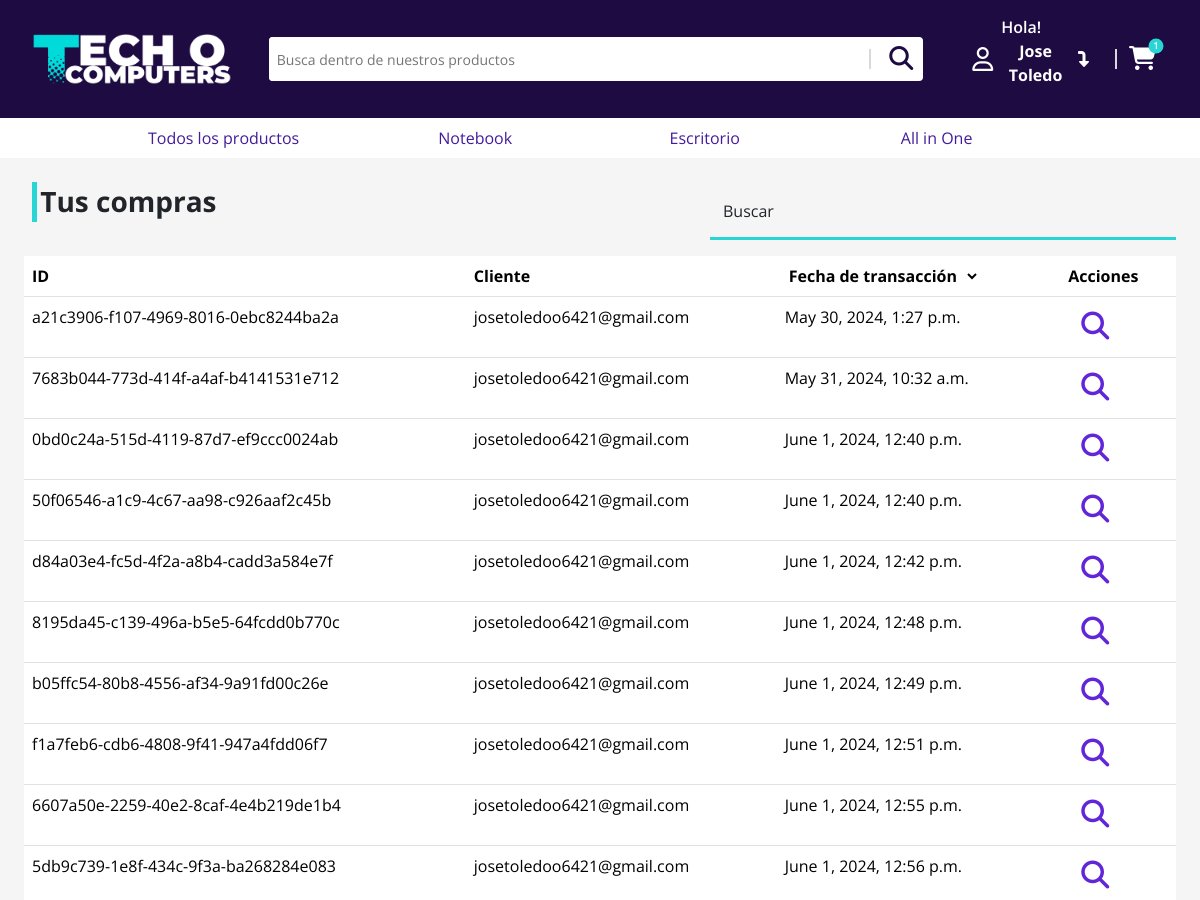
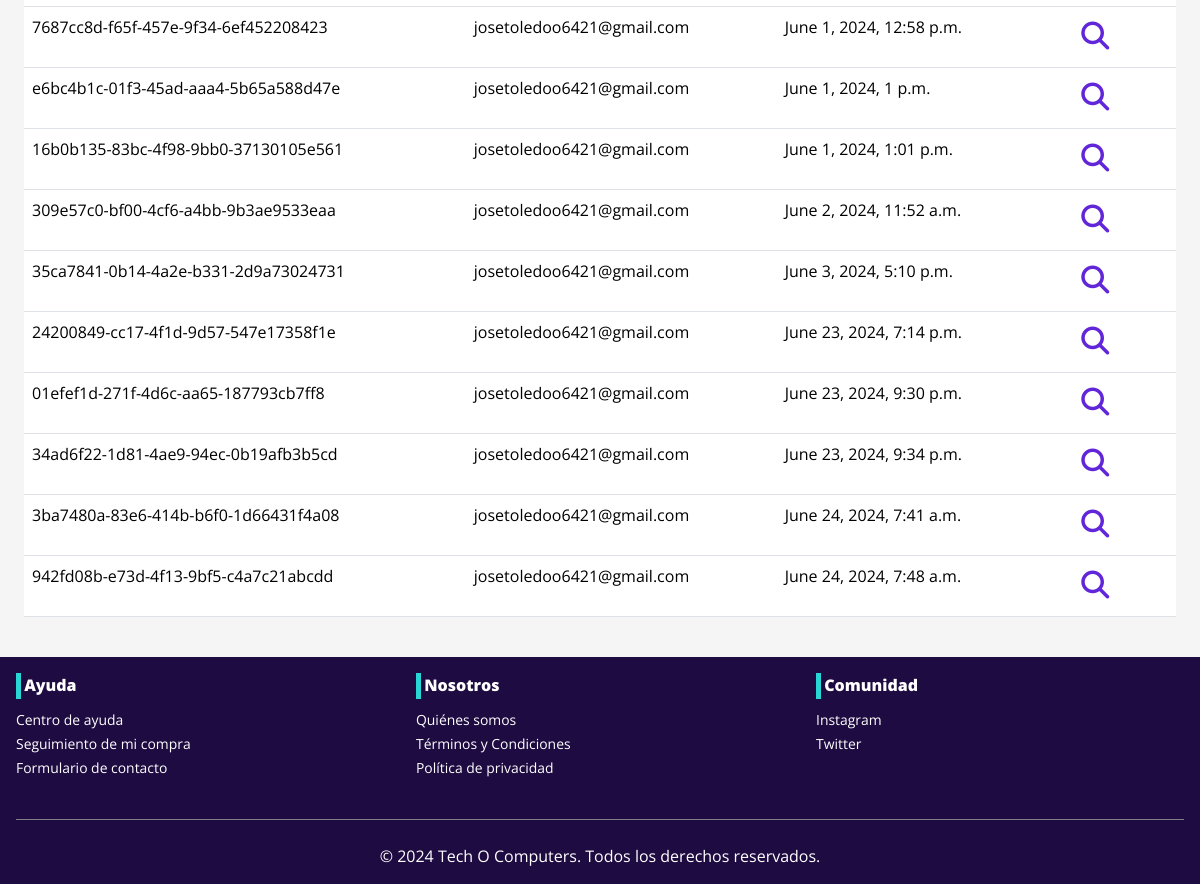
Page /my-orders/ (signed in) on the committed database (2 pictures, top to bottom).
### auth_user/models.py (models this page shows, shortened)
class User(AbstractBaseUser, PermissionsMixin):
    email = models.EmailField(unique=True)
    rut = models.CharField(max_length=12, unique=True, primary_key=True, verbose_name='RUT')
    first_name = models.CharField(max_length=30)
    last_name = models.CharField(max_length=30)
    is_staff = models.BooleanField(default=False)
    is_active = models.BooleanField(default=True)
    is_superuser = models.BooleanField(default=False)
    objects = CustomUserManager()
    USERNAME_FIELD = 'email'
    EMAIL_FIELD = 'email'
    REQUIRED_FIELDS = []
    class Meta:
        verbose_name = 'User'
        verbose_name_plural = 'Users'

### store/models.py (models this page shows, shortened)
class Recipe(models.Model):
    id = models.UUIDField(primary_key=True, default=uuid.uuid4, editable=False)
    client = models.ForeignKey(User, on_delete=models.CASCADE)
    created_at = models.DateTimeField(auto_now_add=True)
    complete = models.BooleanField(default=False)
    transaction_id = models.CharField(max_length=100, null=True)
    @property
    def get_cart_total(self):
        recipeDetails = self.recipedetails_set.all()
        total = sum([item.product.price * item.quantity for item in recipeDetails])
        return total
    @property
    def get_cart_items(self):
        recipeDetails = self.recipedetails_set.all()
        total = sum([item.quantity for item in recipeDetails])
        return total

class RecipeDetails(models.Model):
    recipe = models.ForeignKey(Recipe, on_delete=models.CASCADE)
    product = models.ForeignKey(Product, on_delete=models.CASCADE, null=True, blank=True)
    quantity = models.IntegerField(default=0)

### core/views.py (the view)
# urls.py: path('my-orders/', views.userdetails, name='userdetails'),
@login_required
def userdetails(request):
    user = request.user
    orders = Recipe.objects.filter(complete=True, client=user).all()
    orderByDate = request.GET.get('orderByDate')
    if orderByDate is not None:
        if orderByDate == 'asc':
            orders = orders.order_by('created_at')
        elif orderByDate == 'desc':
            orders = orders.order_by('-created_at')
    context = {'user_orders': orders, 'user': user}
    return render(request, 'core/userdetails.html', context)

### store/models.py (called while the page is built)
    @property
    def getImage(self):
        try:
            return self.image.url
        except:
            return ""

### store/views.py (called while the page is built)
def cart_data(request):
    if request.user.is_authenticated:
        recipe, created = Recipe.objects.get_or_create(client=request.user, complete=False)
        items = recipe.recipedetails_set.all()
        cartItems = recipe.get_cart_items
    else:
        items = []
        recipe = {'get_cart_total':0, 'get_cart_items':0}
        cartItems = recipe['get_cart_items']
    return {'cartItems': cartItems, 'items': items, 'recipe': recipe}

### core/templates/core/userdetails.html (shortened to what this page needs)
{% extends 'core/template.html' %}
{% load static %}
{%load humanize%}
{% block sources%}
<link rel="stylesheet" href="{% static 'css/auth.css'%}">
{% endblock sources%}
{% block content %}
<div class="p-4">
<div class="row">
  <div class="col-md-7">
    <h5 class="product-header fw-bold fs-3">Tus compras</h5>
  </div>
  <div class="col-md-5">
    <div class="form-floating mb-3">
      <input type="text" class="form-control border-0 border-bottom rounded-0 bg-transparent" name="search" id="search" placeholder="name" required onkeyup="searchOrder()">
      <label for="name">Buscar</label>
  </div>
  </div>
</div>
<table class="table ">
    <thead>
      <tr>
        <th scope="col">ID</th>
        <th scope="col">Cliente</th>
        <th scope="col">
          <form action="" method="get" id="orderForm">
            <select name="orderByDate" id="orderByDate" class="border-0 bg-transparent fw-bold">
              <option selected >Fecha de transacción</option>
            </select>
          </form>
        </th>
        <th scope="col">Acciones</th>
      </tr>
    </thead>
    <tbody id="order-table">
    {% for u in user_orders %}
      <tr scope="row">
        <td>{{ u.id }}</td>
        <td>{{ u.client }}</td>
        <td>{{ u.created_at }}</td>
        <td><button type="button" class="btn" data-bs-toggle="modal" data-bs-target="#{{u.id}}modal">
          <i class='fa-solid fa-magnifying-glass fs-3 color-secondary animate-spin'></i>
        </button></td>
      </tr>
    {% endfor %}
    </tbody>
  </table>
</div>
{% endblock content %}

### core/templates/core/template.html (shortened to what this page needs)
{% load static %} {% load humanize %}
<!DOCTYPE html>
<html lang="en">
  <head>
    <link
      rel="stylesheet"
      href="{% static "bootstrap/css/bootstrap.min.css" %}"
    />
    <link
      rel="stylesheet"
      href="https://cdnjs.cloudflare.com/ajax/libs/font-awesome/6.5.2/css/all.min.css"
    />
    {% block sources %} {% endblock sources %}
    <link rel="stylesheet" href="{%static 'css/global.css'%}" />
  </head>
  <body class="overflow-x-hidden">
    <nav class="navbar back-primary">
      <div class="navbar-dist">
        <a class="navbar-brand" href="{% url 'index' %}">
          <img
            src="{% static 'src/logo.webp'%}"
            alt="Logo"
            width="200"
            height="auto"
            class="d-inline-block align-text-top"
          />
        </a>
        <div class="container-fuild">
          <form
            class="d-flex bg-white rounded-1 pl-1 pe-1 me-2 searchForm"
            role="search"
            action="{% url 'store'%}"
          >
            <input
              class="form-control-sm w-100 outline-0 border-0"
              type="search"
              name="search"
              autocomplete="off"
              placeholder="Busca dentro de nuestros productos"
              aria-label="Search"
            />
            <span class="divider"></span>
            <button class="bg-transparent border-0">
              <i class="fa-solid fa-magnifying-glass"></i>
            </button>
          </form>
        </div>
        <div class="" id="navbarNav">
          <div
            class="container-fluid d-flex flex-row navbar-responsive-icons align-items-center"
          >
            {% if not user.is_authenticated %}
            <a
              href="{% url 'login'%}"
              class="d-flex flex-row align-items-center text-decoration-none gap-2"
            >
              <i class="fa-regular fa-user text-white"></i>
              <div class="text-white user-navbar">
                <p class="fw-semibold mb-0">Hola!</p>
                <p class="fw-bold">Inicia Sesión</p>
              </div>
            </a>
              {% else %}
              <div class="dropdown">
                <button
                  class="btn bg-transparent d-flex flex-row align-items-center justify-content-start gap-2"
                  type="button"
                  data-bs-toggle="dropdown"
                  aria-expanded="false"
                >
                  <i class="fa-regular fa-user text-white"></i>
                  <div class="text-white user-navbar">
                    <p class="fw-semibold mb-0" style="text-align: start;">Hola!</p>
                    <p class="fw-bold">
                      {{user.first_name | title}} {{user.last_name | title}}
                    </p>
                  </div>
                  <i class="fa-solid fa-turn-down text-white fs-6"></i>
                </button>
              </div>
              {% endif %}
            <span class="divider"></span>
            <a
              data-bs-toggle="offcanvas"
              data-bs-target="#offcanvasRight"
              aria-controls="offcanvasRight"
            >
              <i class="fa-solid fa-cart-shopping text-white cart-icon">
                <span class="cart-quantity">{{recipe.get_cart_items}}</span>
              </i>
            </a>
          </div>
        </div>
      </div>
    </nav>
    <nav
      class="navbar bg-white color-primary justify-content-center"
      id="productNav"
    >
      <div class="product-nav-dist">
        <ul>
          <li>
            <a href="{% url 'store'%}">Todos los productos</a>
          </li>
          <li></li>
          <li>
            <a href="{% url 'store'%}?type=notebooks">Notebook</a>
          </li>
          <li>
            <a href="{% url 'store'%}?type=desktop">Escritorio</a>
          </li>
          <li>
            <a href="{% url 'store'%}?type=all-in-one">All in One</a>
          </li>
        </ul>
      </div>
    </nav>
    <div id="content" style="display: none;">
      {% block content %} {% endblock content %}
    </div>
    <footer class="back-primary">
      <div class="footer-container">
        <div class="w-full footer text-white">
          <div class="d-flex flex-column">
            <h6 class="footer-header">Ayuda</h6>
            <ul class="footer-list">
              <li>
                <a href="{% url 'helpcenter' %}">Centro de ayuda</a>
              </li>
              <li>
                <a href="{% url 'tracking' %}">Seguimiento de mi compra</a>
              </li>
              <li>
                <a href="{% url 'contactform' %}">Formulario de contacto</a>
              </li>
            </ul>
          </div>
          <div class="d-flex flex-column">
            <h6 class="footer-header">Nosotros</h6>
            <ul class="footer-list">
              <li>
                <a href="{% url 'whoweare' %}">Quiénes somos</a>
              </li>
              <li>
                <a href="{% url 'terms' %}">Términos y Condiciones</a>
              </li>
              <li>
                <a href="{% url 'ppolicy' %}">Política de privacidad</a>
              </li>
            </ul>
          </div>
          <div class="d-flex flex-column">
            <h6 class="footer-header">Comunidad</h6>
            <ul class="footer-list">
              <li>
                <a
                  href="https://www.youtube.com/watch?v=dQw4w9WgXcQ"
                  target="_blank"
                  >Instagram</a
                >
              </li>
              <li>
                <a
                  href="https://www.youtube.com/watch?v=YBS8rJvxnKo"
                  target="_blank"
                  >Twitter</a
                >
              </li>
            </ul>
          </div>
        </div>
        <span class="footer-divider"></span>
        <div>
          <p class="text-center text-white">
            &copy; 2024 Tech O Computers. Todos los derechos reservados.
          </p>
        </div>
      </div>
    </footer>
  </body>
</html>

### static/css/auth.css (style rules this page uses)
.form-control { border-color: #29d6d6 !important; border-width: 3px !important; }
label::after { background-color: transparent !important; }

### static/css/global.css (style rules this page uses)
* { font-family: "Open Sans", sans-serif; scroll-behavior: smooth; }
body, #body { background-color: #f5f5f5; }
.color-primary { color: #441b9b !important; }
.back-primary { background-color: #1d0b41; }
.fa-solid, .fa-regular { font-size: 1.5rem; color: #1d0b41; }
.navbar-dist { display: grid; grid-template-columns: 1fr 3fr 1fr; gap: 0 16px; justify-content: center; padding: 0; align-items: center; width: 100%; z-index: 4; padding: 0 2rem; }
.divider { border-left: 2px solid #d9d9d9; display: grid; height: 20px; width: 1px; margin-bottom: 12px; margin-right: 12px; margin-left: 12px; margin-top: 12px; }
.product-nav-dist ul { list-style: none; padding: 0; display: grid; margin: auto; grid-template-columns: 1fr 0.2fr 1fr 1fr 1fr; gap: 0 16px; }
#productNav ul li { padding: 0; margin: 0; width: 100%; }
.footer-header { border-left: 5px solid #29d6d6; padding: 0.2rem; font-weight: 800; }
.product-header { display: block; border-left: 5px solid #29d6d6; padding: 0.2rem; font-weight: 800; margin-left: 0.5rem; }
.footer { display: grid; gap: 32px; grid-template-columns: repeat(auto-fit, minmax(230px, 1fr)); overflow: hidden; padding: 16px; }
.footer-list { list-style: none; padding: 0; margin: 0; text-align: start; }
.footer-list li a { color: white; font-weight: 400; transition: all 5s ease-in-out; cursor: pointer; text-decoration: none; font-size: 0.871rem; line-height: 135%; }
.footer-divider { display: block; border: hidden; border-bottom: 0.5px solid #808080; margin: 24px 16px; }
.footer-container { max-width: 1280px; overflow: hidden; width: 100%; margin: auto; }
.fa-cart-shopping { cursor: pointer; }
#content > * { animation: fade-in 0.5s ease-in-out; }
.cart-icon { position: relative; }
.cart-icon::after { content: ""; width: 15px; height: 15px; background-color: #29d6d6; border-radius: 50%; position: absolute; top: 0; right: 0; transform: translate(50%, -50%); }
.cart-quantity { position: absolute; top: 0; right: 0; transform: translate(50%, -50%); color: white; font-size: 0.6rem; font-weight: 600; z-index: 1; }

### rows in the picture
Recipe: get_cart_items "1"
Recipe: id "a21c3906-f107-4969-8016-0ebc8244ba2a", client "josetoledoo6421@gmail.com", created_at "May 30, 2024, 1:27 p.m."
Recipe: id "7683b044-773d-414f-a4af-b4141531e712", client "josetoledoo6421@gmail.com", created_at "May 31, 2024, 10:32 a.m."
Recipe: id "0bd0c24a-515d-4119-87d7-ef9ccc0024ab", client "josetoledoo6421@gmail.com", created_at "June 1, 2024, 12:40 p.m."
Recipe: id "50f06546-a1c9-4c67-aa98-c926aaf2c45b", client "josetoledoo6421@gmail.com", created_at "June 1, 2024, 12:40 p.m."
Recipe: id "d84a03e4-fc5d-4f2a-a8b4-cadd3a584e7f", client "josetoledoo6421@gmail.com", created_at "June 1, 2024, 12:42 p.m."
Recipe: id "8195da45-c139-496a-b5e5-64fcdd0b770c", client "josetoledoo6421@gmail.com", created_at "June 1, 2024, 12:48 p.m."
Recipe: id "b05ffc54-80b8-4556-af34-9a91fd00c26e", client "josetoledoo6421@gmail.com", created_at "June 1, 2024, 12:49 p.m."
Recipe: id "f1a7feb6-cdb6-4808-9f41-947a4fdd06f7", client "josetoledoo6421@gmail.com", created_at "June 1, 2024, 12:51 p.m."
Recipe: id "6607a50e-2259-40e2-8caf-4e4b219de1b4", client "josetoledoo6421@gmail.com", created_at "June 1, 2024, 12:55 p.m."
Recipe: id "5db9c739-1e8f-434c-9f3a-ba268284e083", client "josetoledoo6421@gmail.com", created_at "June 1, 2024, 12:56 p.m."
Recipe: id "7687cc8d-f65f-457e-9f34-6ef452208423", client "josetoledoo6421@gmail.com", created_at "June 1, 2024, 12:58 p.m."
Recipe: id "e6bc4b1c-01f3-45ad-aaa4-5b65a588d47e", client "josetoledoo6421@gmail.com", created_at "June 1, 2024, 1 p.m."
Recipe: id "16b0b135-83bc-4f98-9bb0-37130105e561", client "josetoledoo6421@gmail.com", created_at "June 1, 2024, 1:01 p.m."
Recipe: id "309e57c0-bf00-4cf6-a4bb-9b3ae9533eaa", client "josetoledoo6421@gmail.com", created_at "June 2, 2024, 11:52 a.m."
Recipe: id "35ca7841-0b14-4a2e-b331-2d9a73024731", client "josetoledoo6421@gmail.com", created_at "June 3, 2024, 5:10 p.m."
Recipe: id "24200849-cc17-4f1d-9d57-547e17358f1e", client "josetoledoo6421@gmail.com", created_at "June 23, 2024, 7:14 p.m."
Recipe: id "01efef1d-271f-4d6c-aa65-187793cb7ff8", client "josetoledoo6421@gmail.com", created_at "June 23, 2024, 9:30 p.m."
Recipe: id "34ad6f22-1d81-4ae9-94ec-0b19afb3b5cd", client "josetoledoo6421@gmail.com", created_at "June 23, 2024, 9:34 p.m."
Recipe: id "3ba7480a-83e6-414b-b6f0-1d66431f4a08", client "josetoledoo6421@gmail.com", created_at "June 24, 2024, 7:41 a.m."
Recipe: id "942fd08b-e73d-4f13-9bf5-c4a7c21abcdd", client "josetoledoo6421@gmail.com", created_at "June 24, 2024, 7:48 a.m."

### other values in the picture
{{ user.first_name | title }} "Jose"
{{ user.last_name | title }} "Toledo"
